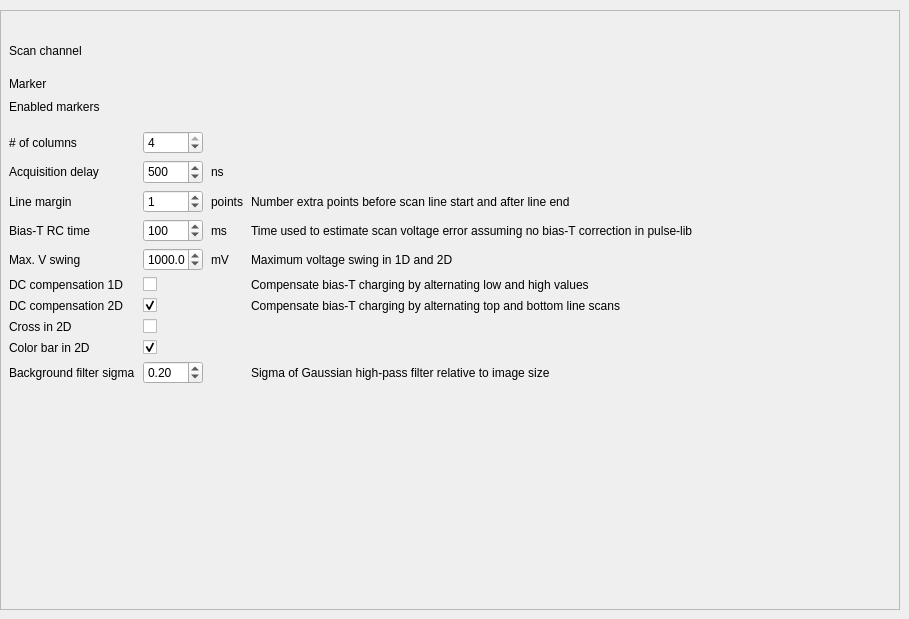
      <widget class="QWidget" name="tab_3">
       <attribute name="title">
        <string>Settings</string>
       </attribute>
       <widget class="QFrame" name="frame_4">
        <property name="geometry">
         <rect>
          <x>0</x>
          <y>10</y>
          <width>900</width>
          <height>600</height>
         </rect>
        </property>
        <property name="frameShape">
         <enum>QFrame::StyledPanel</enum>
        </property>
        <property name="frameShadow">
         <enum>QFrame::Raised</enum>
        </property>
        <widget class="QWidget" name="verticalLayoutWidget">
         <property name="geometry">
          <rect>
           <x>9</x>
           <y>9</y>
           <width>777</width>
           <height>365</height>
          </rect>
         </property>
         <layout class="QVBoxLayout" name="verticalLayout_4">
          <item>
           <layout class="QGridLayout" name="formLayout_4">
            <property name="horizontalSpacing">
             <number>8</number>
            </property>
            <item row="0" column="20">
             <spacer>
              <property name="orientation">
               <enum>Qt::Horizontal</enum>
              </property>
              <property name="sizeType">
               <enum>QSizePolicy::MinimumExpanding</enum>
              </property>
              <property name="sizeHint" stdset="0">
               <size>
                <width>0</width>
                <height>0</height>
               </size>
              </property>
             </spacer>
            </item>
            <item row="0" column="0">
             <widget class="QLabel" name="label_43">
              <property name="text">
               <string/>
              </property>
             </widget>
            </item>
            <item row="0" column="1">
             <layout class="QHBoxLayout" name="horizontalLayout_channel_labels">
              <property name="spacing">
               <number>8</number>
              </property>
             </layout>
            </item>
            <item row="1" column="0">
             <widget class="QLabel" name="label_9">
              <property name="text">
               <string>Scan channel</string>
              </property>
             </widget>
            </item>
            <item row="1" column="1">
             <layout class="QHBoxLayout" name="horizontalLayout_channel_checkboxes"/>
            </item>
            <item row="3" column="0">
             <spacer>
              <property name="maximumSize">
               <size>
                <width>20</width>
                <height>10</height>
               </size>
              </property>
              <property name="orientation">
               <enum>Qt::Vertical</enum>
              </property>
              <property name="sizeType">
               <enum>QSizePolicy::Fixed</enum>
              </property>
              <property name="sizeHint" stdset="0">
               <size>
                <width>0</width>
                <height>0</height>
               </size>
              </property>
             </spacer>
            </item>
            <item row="4" column="0">
             <widget class="QLabel" name="label_blank">
              <property name="text">
               <string>Marker</string>
              </property>
             </widget>
            </item>
            <item row="4" column="1">
             <layout class="QHBoxLayout" name="horizontalLayout_markers"/>
            </item>
            <item row="5" column="0">
             <widget class="QLabel" name="label_markers">
              <property name="text">
               <string>Enabled markers</string>
              </property>
             </widget>
            </item>
            <item row="5" column="1">
             <layout class="QHBoxLayout" name="horizontalLayout_markers_checks"/>
            </item>
            <item row="10" column="0">
             <spacer>
              <property name="maximumSize">
               <size>
                <width>20</width>
                <height>10</height>
               </size>
              </property>
              <property name="orientation">
               <enum>Qt::Vertical</enum>
              </property>
              <property name="sizeType">
               <enum>QSizePolicy::Fixed</enum>
              </property>
              <property name="sizeHint" stdset="0">
               <size>
                <width>0</width>
                <height>0</height>
               </size>
              </property>
             </spacer>
            </item>
           </layout>
          </item>
          <item>
           <layout class="QGridLayout">
            <property name="horizontalSpacing">
             <number>8</number>
            </property>
            <item row="0" column="4">
             <spacer>
              <property name="orientation">
               <enum>Qt::Horizontal</enum>
              </property>
              <property name="sizeType">
               <enum>QSizePolicy::MinimumExpanding</enum>
              </property>
              <property name="sizeHint" stdset="0">
               <size>
                <width>0</width>
                <height>0</height>
               </size>
              </property>
             </spacer>
            </item>
            <item row="1" column="0">
             <widget class="QLabel" name="label_30">
              <property name="text">
               <string># of columns</string>
              </property>
             </widget>
            </item>
            <item row="1" column="1">
             <widget class="QSpinBox" name="_gen_n_columns">
              <property name="sizePolicy">
               <sizepolicy hsizetype="Preferred" vsizetype="Fixed">
                <horstretch>0</horstretch>
                <verstretch>0</verstretch>
               </sizepolicy>
              </property>
              <property name="maximumSize">
               <size>
                <width>60</width>
                <height>24</height>
               </size>
              </property>
              <property name="minimum">
               <number>1</number>
              </property>
              <property name="maximum">
               <number>4</number>
              </property>
              <property name="value">
               <number>4</number>
              </property>
             </widget>
            </item>
            <item row="5" column="0">
             <widget class="QLabel" name="label_acq_delay">
              <property name="text">
               <string>Acquisition delay</string>
              </property>
             </widget>
            </item>
            <item row="5" column="1">
             <widget class="QSpinBox" name="_gen_acquisition_delay_ns">
              <property name="minimumSize">
               <size>
                <width>60</width>
                <height>24</height>
               </size>
              </property>
              <property name="maximumSize">
               <size>
                <width>60</width>
                <height>24</height>
               </size>
              </property>
              <property name="minimum">
               <number>0</number>
              </property>
              <property name="maximum">
               <number>10000</number>
              </property>
              <property name="singleStep">
               <number>100</number>
              </property>
              <property name="value">
               <number>500</number>
              </property>
             </widget>
            </item>
            <item row="5" column="2">
             <widget class="QLabel" name="label_acq_delay_ns">
              <property name="text">
               <string>ns</string>
              </property>
             </widget>
            </item>
            <item row="6" column="0">
             <widget class="QLabel" name="label_line_margin">
              <property name="text">
               <string>Line margin</string>
              </property>
             </widget>
            </item>
            <item row="6" column="1">
             <widget class="QSpinBox" name="_gen_line_margin">
              <property name="maximumSize">
               <size>
                <width>60</width>
                <height>24</height>
               </size>
              </property>
              <property name="toolTip">
               <string>number extra points before scan line start and after line end</string>
              </property>
              <property name="minimum">
               <number>0</number>
              </property>
              <property name="maximum">
               <number>10</number>
              </property>
              <property name="singleStep">
               <number>1</number>
              </property>
              <property name="value">
               <number>1</number>
              </property>
             </widget>
            </item>
            <item row="6" column="2">
             <widget class="QLabel" name="label_line_margin_pts">
              <property name="text">
               <string>points</string>
              </property>
             </widget>
            </item>
            <item row="6" column="3">
             <widget class="QLabel" name="label_line_margin_detail">
              <property name="text">
               <string>Number extra points before scan line start and after line end</string>
              </property>
             </widget>
            </item>
            <item row="7" column="0">
             <widget class="QLabel" name="label_bias_T">
              <property name="text">
               <string>Bias-T RC time</string>
              </property>
             </widget>
            </item>
            <item row="7" column="1">
             <widget class="QSpinBox" name="_gen_bias_T_RC">
              <property name="maximumSize">
               <size>
                <width>60</width>
                <height>24</height>
               </size>
              </property>
              <property name="toolTip">
               <string>used to check scan line duration</string>
              </property>
              <property name="minimum">
               <number>1</number>
              </property>
              <property name="maximum">
               <number>1000</number>
              </property>
              <property name="singleStep">
               <number>1</number>
              </property>
              <property name="value">
               <number>100</number>
              </property>
             </widget>
            </item>
            <item row="7" column="2">
             <widget class="QLabel" name="label_bias_T_ms">
              <property name="text">
               <string>ms</string>
              </property>
             </widget>
            </item>
            <item row="7" column="3">
             <widget class="QLabel" name="label_line_margin_detail">
              <property name="text">
               <string>Time used to estimate scan voltage error assuming no bias-T correction in pulse-lib</string>
              </property>
             </widget>
            </item>
            <item row="8" column="0">
             <widget class="QLabel" name="label_max_V_swing">
              <property name="text">
               <string>Max. V swing</string>
              </property>
             </widget>
            </item>
            <item row="8" column="1">
             <widget class="QDoubleSpinBox" name="_gen_max_V_swing">
              <property name="maximumSize">
               <size>
                <width>60</width>
                <height>24</height>
               </size>
              </property>
              <property name="toolTip">
               <string>maximum voltage swing for 1D and 2D</string>
              </property>
              <property name="decimals">
               <number>1</number>
              </property>
              <property name="minimum">
               <double>1.000000000000000</double>
              </property>
              <property name="maximum">
               <double>5000.000000000000000</double>
              </property>
              <property name="singleStep">
               <double>1.000000000000000</double>
              </property>
              <property name="value">
               <double>1000.000000000000000</double>
              </property>
             </widget>
            </item>
            <item row="8" column="2">
             <widget class="QLabel" name="label_max_V_swing_mV">
              <property name="text">
               <string>mV</string>
              </property>
             </widget>
            </item>
            <item row="8" column="3">
             <widget class="QLabel" name="label_max_V_swing_detail">
              <property name="text">
               <string>Maximum voltage swing in 1D and 2D</string>
              </property>
             </widget>
            </item>
            <item row="9" column="0">
             <widget class="QLabel" name="label_1D_biasT_corr">
              <property name="text">
               <string>DC compensation 1D</string>
              </property>
             </widget>
            </item>
            <item row="9" column="1">
             <widget class="QCheckBox" name="_gen_biasT_corr_1D">
              <property name="text">
               <string/>
              </property>
              <property name="checked">
               <bool>false</bool>
              </property>
             </widget>
            </item>
            <item row="9" column="3">
             <widget class="QLabel" name="label_1D_biasT_corr_detail">
              <property name="text">
               <string>Compensate bias-T charging by alternating low and high values</string>
              </property>
             </widget>
            </item>
            <item row="10" column="0">
             <widget class="QLabel" name="label_2D_biasT_corr">
              <property name="text">
               <string>DC compensation 2D</string>
              </property>
             </widget>
            </item>
            <item row="10" column="1">
             <widget class="QCheckBox" name="_gen_biasT_corr_2D">
              <property name="text">
               <string/>
              </property>
              <property name="checked">
               <bool>true</bool>
              </property>
             </widget>
            </item>
            <item row="10" column="3">
             <widget class="QLabel" name="label_2D_biasT_corr_detail">
              <property name="text">
               <string>Compensate bias-T charging by alternating top and bottom line scans</string>
              </property>
             </widget>
            </item>
            <item row="20" column="0">
             <widget class="QLabel" name="label_2D_cross">
              <property name="text">
               <string>Cross in 2D</string>
              </property>
             </widget>
            </item>
            <item row="20" column="1">
             <widget class="QCheckBox" name="_gen_2D_cross">
              <property name="text">
               <string/>
              </property>
              <property name="checked">
               <bool>false</bool>
              </property>
             </widget>
            </item>
            <item row="21" column="0">
             <widget class="QLabel" name="label_2D_colorbar">
              <property name="text">
               <string>Color bar in 2D</string>
              </property>
             </widget>
            </item>
            <item row="21" column="1">
             <widget class="QCheckBox" name="_gen_2D_colorbar">
              <property name="text">
               <string/>
              </property>
              <property name="checked">
               <bool>true</bool>
              </property>
             </widget>
            </item>
            <item row="25" column="0">
             <widget class="QLabel" name="label_background_sigma">
              <property name="text">
               <string>Background filter sigma</string>
              </property>
             </widget>
            </item>
            <item row="25" column="1">
             <widget class="QDoubleSpinBox" name="_gen_background_sigma">
              <property name="maximumSize">
               <size>
                <width>60</width>
                <height>24</height>
               </size>
              </property>
              <property name="toolTip">
               <string>sigma for Gaussian background filter</string>
              </property>
              <property name="decimals">
               <number>2</number>
              </property>
              <property name="minimum">
               <double>0.050000000000000</double>
              </property>
              <property name="maximum">
               <double>1.000000000000000</double>
              </property>
              <property name="singleStep">
               <double>0.050000000000000</double>
              </property>
              <property name="value">
               <double>0.200000000000000</double>
              </property>
             </widget>
            </item>
            <item row="25" column="3">
             <widget class="QLabel" name="label_background_sigma_detail">
              <property name="text">
               <string>Sigma of Gaussian high-pass filter relative to image size</string>
              </property>
             </widget>
            </item>
           </layout>
          </item>
         </layout>
        </widget>
       </widget>
      </widget>
